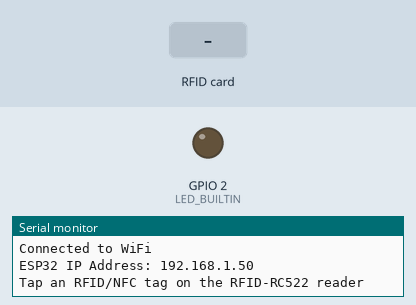
A sketch run on a simulated ESP32. Parts: output pins drawn as LEDs (lit = HIGH), the last lines printed to the serial monitor. The test bench sets the inputs (shaded band). WiFi joins after 1.5 s; servers stay silent unless stated.

Above: at 3.2 s.
3.3 s: RFID card 5E 7A 19 C4 held to the reader
At 4.3 s:
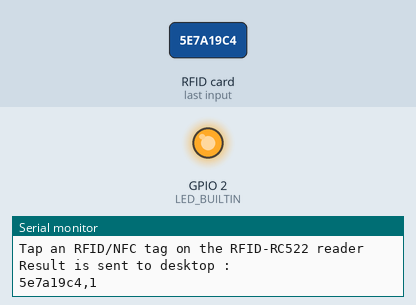
Timing chart, 0 to 6.3 s (numbered marks = the images above; inputs shaded):
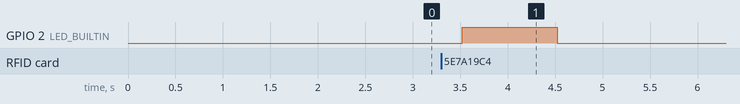

Measured:
- after the input at 3.3 s, GPIO 2 (LED_BUILTIN): LOW → HIGH after 0.22 s, → LOW 1.0 s later

The sketch:

esp32-Rfid.ino
```cpp
#include <WiFi.h>
#include <ESPAsyncWebServer.h>
#include <AsyncTCP.h>
#include <SPI.h>
#include <MFRC522.h>
#include <HTTPClient.h>

#define SS_PIN  5
#define RST_PIN 4
#define LED_BUILTIN 2

MFRC522 rfid(SS_PIN, RST_PIN);
const char* ssid = "Galaxy S10";
const char* password = "123456789";

AsyncWebServer server(80);

String resultD = ""; // Variable to store RFID code
String result = "";
int detect = 0;

void setup() {
  Serial.begin(9600);
  pinMode(LED_BUILTIN, OUTPUT);
  WiFi.begin(ssid, password);
  while (WiFi.status() != WL_CONNECTED) {
    delay(1000);
    Serial.println("Connecting to WiFi...");
  }
  Serial.println("Connected to WiFi");

  // Print ESP32 IP address
  Serial.print("ESP32 IP Address: ");
  Serial.println(WiFi.localIP());

  SPI.begin();
  rfid.PCD_Init();

  Serial.println("Tap an RFID/NFC tag on the RFID-RC522 reader");

  server.on("/rfid", HTTP_GET, [](AsyncWebServerRequest *request) {
    // Send the stored RFID code
    request->send(200, "text/plain", resultD);
  });

  server.begin();
}

void loop() {
  if (rfid.PICC_IsNewCardPresent()) { // new tag is available
    if (rfid.PICC_ReadCardSerial()) { // NUID has been read
      MFRC522::PICC_Type piccType = rfid.PICC_GetType(rfid.uid.sak);

      // Convert UID bytes to a string
      result = "";

      for (int i = 0; i < rfid.uid.size; i++) {
        if (rfid.uid.uidByte[i] < 0x10) {
          result += "0";
        }
        result += String(rfid.uid.uidByte[i], HEX);
      }


         detect++;

         if(executeHTTPRequest(result)){
        resultD = "00000000," + String(detect);
        Serial.println("Result is sent to web :");
        Serial.println(result);

        }else
        {


          resultD = result + "," + String(detect);
          Serial.println("Result is sent to desktop :");
          Serial.println(resultD);
          }


      // Halt PICC and stop encryption
      rfid.PICC_HaltA();
      rfid.PCD_StopCrypto1();

      // Turn on the LED when a card is detected
      digitalWrite(LED_BUILTIN, HIGH);
      delay(1000); // Wait for a second
      digitalWrite(LED_BUILTIN, LOW); // Turn off the LED
    }
  }
}

boolean executeHTTPRequest(String uidDetected) {
  HTTPClient http;

  // Your URL
  String url = "http://192.168.12.237:8000/uidcard/push/";
  url += uidDetected;

  // Send the GET request
  http.begin(url);

  // Get the response code
  int httpResponseCode = http.GET();
  String payload = http.getString();


  // Close connection
  http.end();

  return (payload == "published!");
}
```
